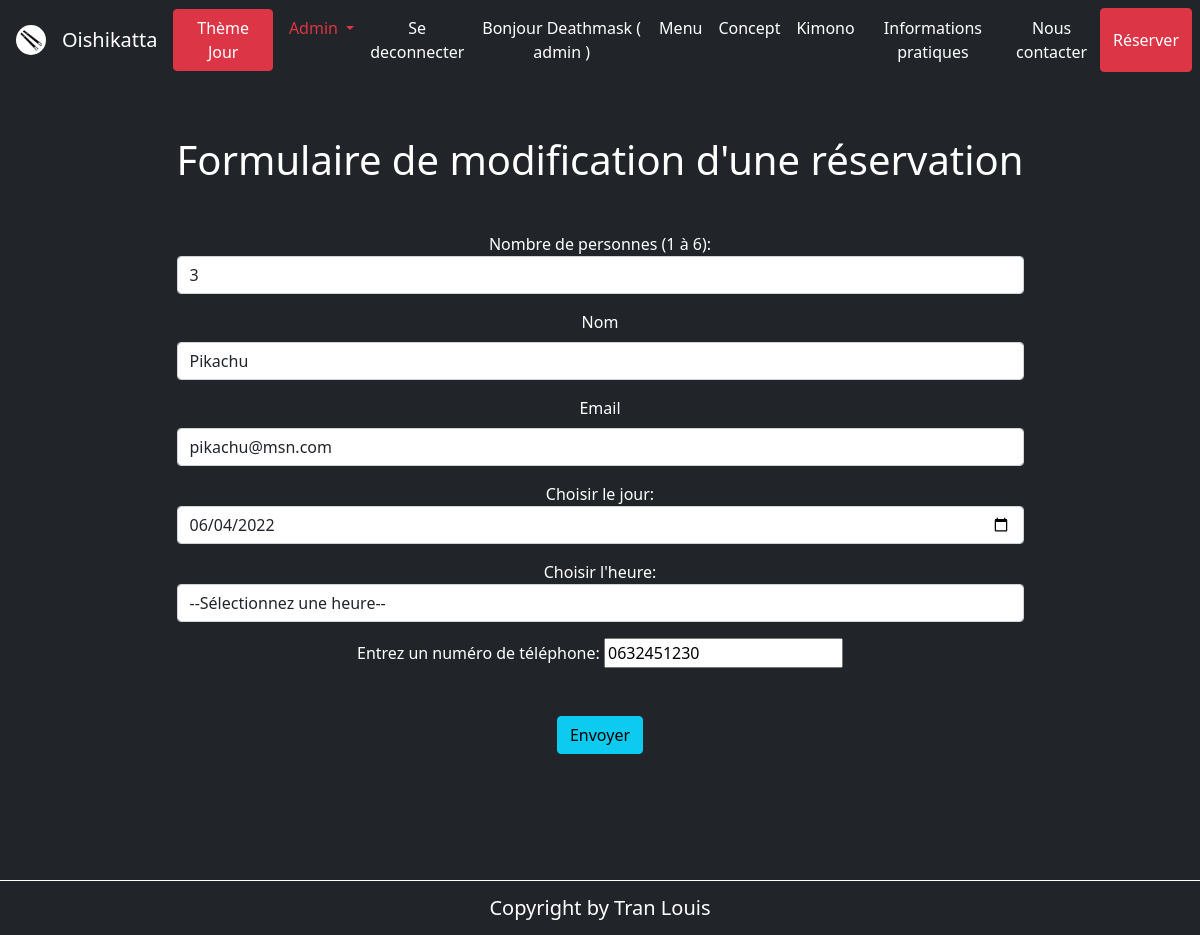
Screenshot of /?path=reservation&action=reservationUpdate&id=19 (signed in) with the database file from the repository.
### tables this page shows
CREATE TABLE IF NOT EXISTS `reservation` (
  `Id_reservation` int(11) NOT NULL AUTO_INCREMENT,
  `nombre` bigint(20) DEFAULT NULL,
  `email` varchar(255) DEFAULT NULL,
  `nom` char(150) DEFAULT NULL,
  `jour` varchar(50) DEFAULT NULL,
  `heure` varchar(50) DEFAULT NULL,
  `tel` varchar(10) DEFAULT NULL,
  PRIMARY KEY (`Id_reservation`)
);

### model/manager/ReservationManager.php (called while the page is built, shortened)
<?php
class ReservationManager
{
    private $lePDO;
    public function __construct($unPDO)
    {
        $this->lePDO = $unPDO;
    }
    public function fetchReservationbyId($id)
    {
        try {
            $connex = $this->lePDO;
            $sql = $connex->prepare("SELECT * FROM reservation where Id_reservation=:id");
            $sql->bindParam(":id", $id);
            $sql->execute();
            $sql->setFetchMode(PDO::FETCH_CLASS, "reservation");
            $resultat = $sql->fetch();
            return $resultat;
        } catch (PDOException $error) {
            echo $error->getMessage();
            return false;
        }
    }
}

### model/class/Reservation.class.php (called while the page is built, shortened)
<?php
class Reservation
{
    private $nombre;
    private $email;
    private $nom;
    private $jour;
    private $tel;
    public function getNombre()
    {
        return $this->nombre;
    }
    public function getEmail()
    {
        return $this->email;
    }
    public function getNom()
    {
        return $this->nom;
    }
    public function getTel()
    {
        return $this->tel;
    }
    public function getJour()
    {
        return $this->jour;
    }
}

### view/reservation/reservationUpdate.php (the view, shortened to what this page needs)
<div class="container mt-5">
    <form action="./?path=reservation&action=processUpdate" method="post" class="d-flex justify-content-center">
        <section class="my-2">
            <h1 class="text-center mb-5">Formulaire de modification d'une réservation</h1>
            <div class="mb-3">
                <label for="">Nombre de personnes (1 à 6):</label>
                <input type="number" name="nombre" min="1" max="6" required class="form-control" value="<?= $reservations->getNombre() ?>">
            </div>
            <div class="mb-3">
                <label class="form-label required">Nom</label>
                <input type="text" name="nom" class="form-control" required class="form-control" value="<?= $reservations->getNom() ?>">
            </div>
            <div class="mb-3">
                <label class="form-label required">Email</label>
                <input type="email" name="email" class="form-control" required class="form-control" value="<?= $reservations->getEmail() ?>">
            </div>
            <div class="mb-3">
                <label for="">Choisir le jour:</label>
                <input type="date" name="jour" min="2022-04-06" required class="form-control" value="<?= $reservations->getJour() ?>">
            </div>
            <div class="mb-3">
                <label for="">Choisir l'heure:</label>
                <select name="heure" required class="form-control">
                    <option>--Sélectionnez une heure--</option>
                </select>
            </div>
            <div class="mb-3">
                <label for="phone">Entrez un numéro de téléphone:</label>
                <input type="tel" name="tel" placeholder="0612354201" pattern="[0-9]{10}" required value="<?= $reservations->getTel() ?>">
            </div>
            <div class="d-flex justify-content-center my-5">
                <button class="btn btn-info">Envoyer</button>
            </div>
        </section>
    </form>
</div>
<?php
require("view/template.php");
?>

### public/css/style.css (style rules this page uses)
body { background-color: #212529; color: white; text-align: center; }

### rows the page displays
reservation: nombre "3", nom "Pikachu", email "pikachu@msn.com", jour "06/04/2022", tel "0632451230"

### other values shown
$_SESSION["nom"] "Deathmask"
$_SESSION['role'] "admin"
